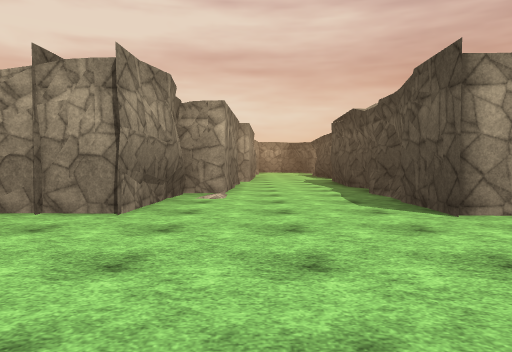
View 1 (above)

16 first-person views from a walk through a Unity game level. The camera is 1.3 m above the floor, tilts 2° down and sees 70° across. The floor is counted in squares, 2 m on a side. Each view is taken from the middle of a square. On the plan, view 1 faces up. The plan holds only what a view shows up to about 11 squares ahead; the rest is blank. The place goes on beyond the plan. Surface patterns are stand-ins for the level's own textures.

View 2
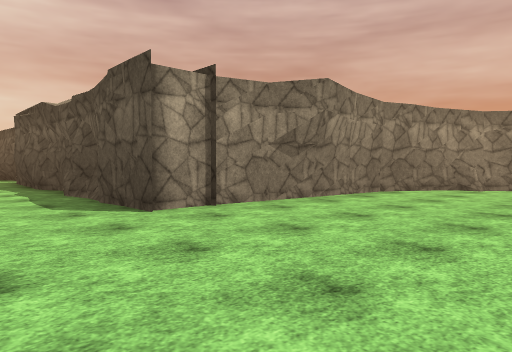

View 3
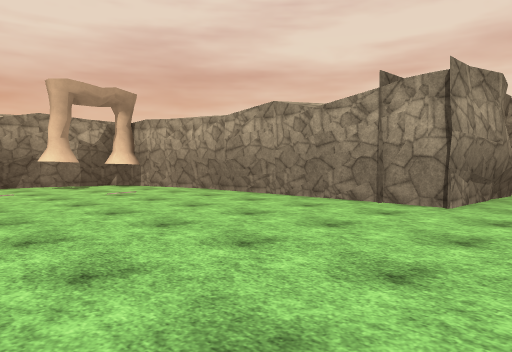

View 4
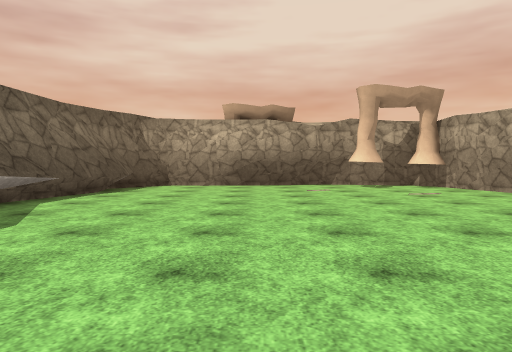

View 5
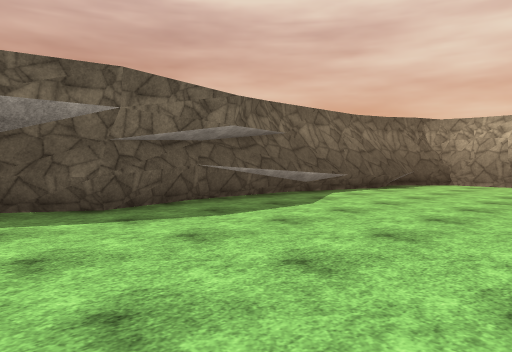

View 6
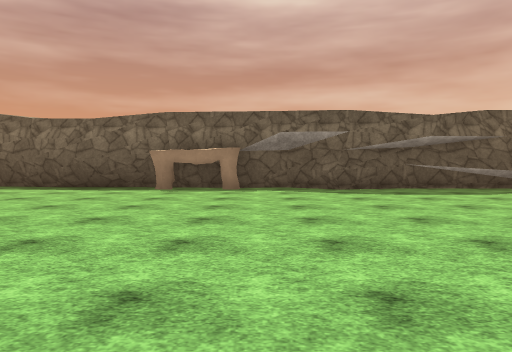

View 7
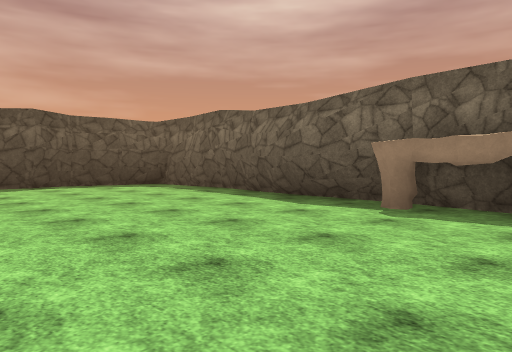

View 8
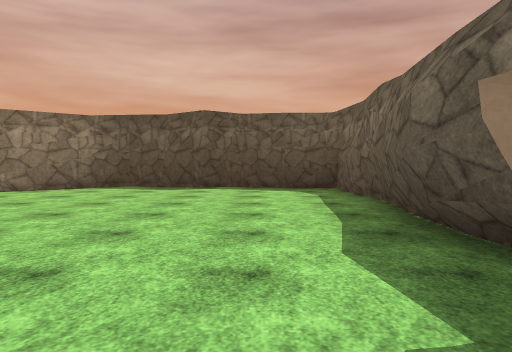

View 9
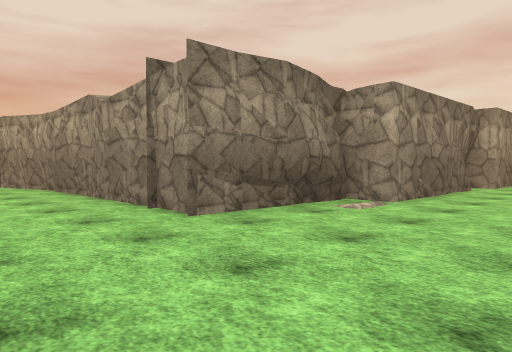

View 10
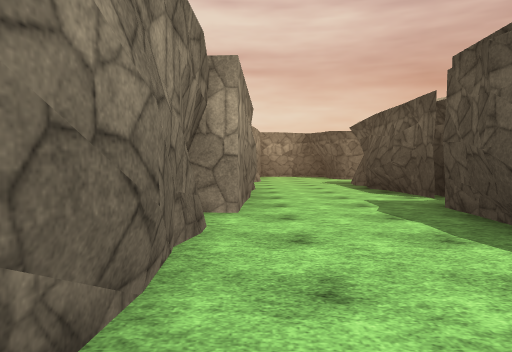

View 11
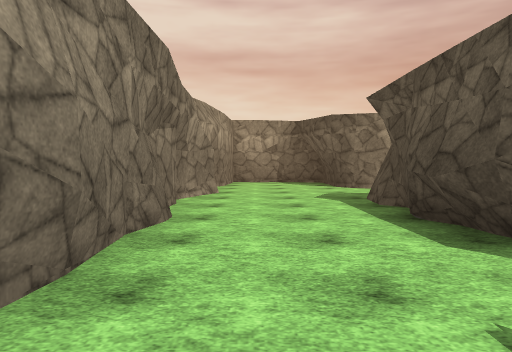

View 12
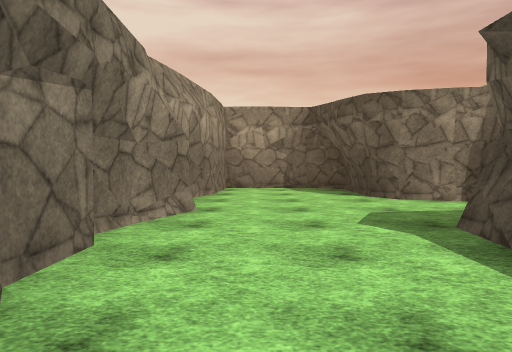

View 13
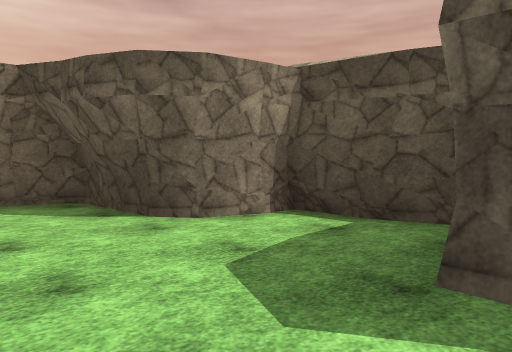

View 14
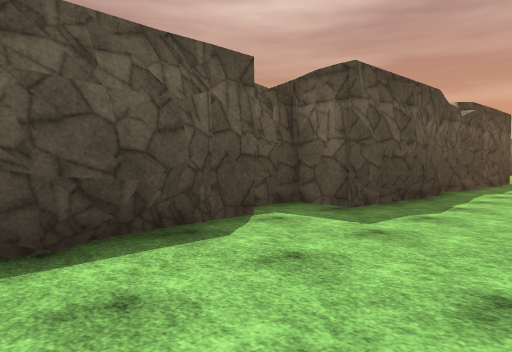

View 15
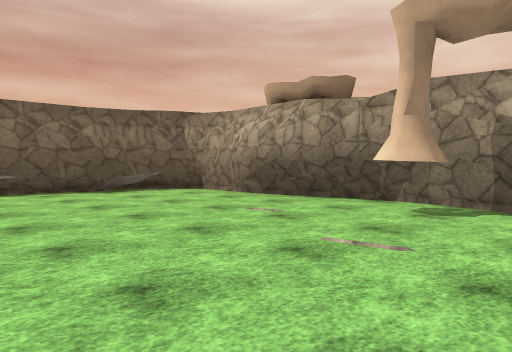

View 16
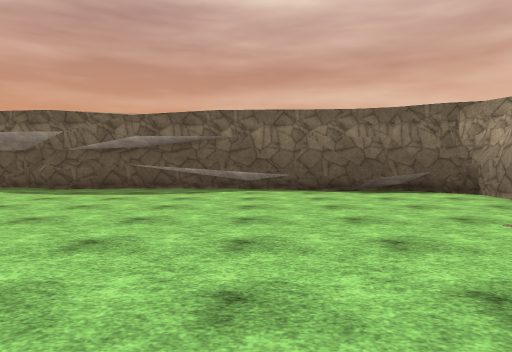

### Floor plan
Key: @ floor where view 1 was taken; # wall or solid block; . floor.
Columns run from 11 left of view 1 to 12 right of it. Each row starts with its distance up from view 1.
 26            ####
 25            #..#
 24            #..##
 23            #...##
 22            .....#
 21           ##....##
 20           #......#
 19           #...##
 18           #...#
 17           ##..#
 16            #..##
 15           ##...#
 14           #....#
 13           #...##
 12           #...#
 11           #...#
 10           #...#
  9           #...#
  8          ##...#
  7          #....#
  6          #....#
  5  #########....####
  4 ##...............#####
  3 #....................#
  2 ##...................##
  1 #.....................##
  0 #..........@....  .....#
 -1 #......................#
 -2 #......................#
 -3 #......................#
 -4 ##.....................#
 -5  #######.##..##.......##
 -6        ################

Positions as (right, up) in squares from view 1, and headings:
1: (0, 0), facing up
2: (0, 0), facing up-right
3: (0, -1), facing up-left
4: (0, -1), facing left
5: (1, 0), facing down-left
6: (1, 4), facing down
7: (1, 0), facing down-right
8: (2, -4), facing right
9: (2, 2), facing up-left
10: (0, 8), facing up
11: (1, 13), facing up
12: (1, 16), facing up
13: (1, 19), facing up-right
14: (0, 18), facing down-right
15: (-5, 4), facing down-left
16: (-6, 4), facing down
